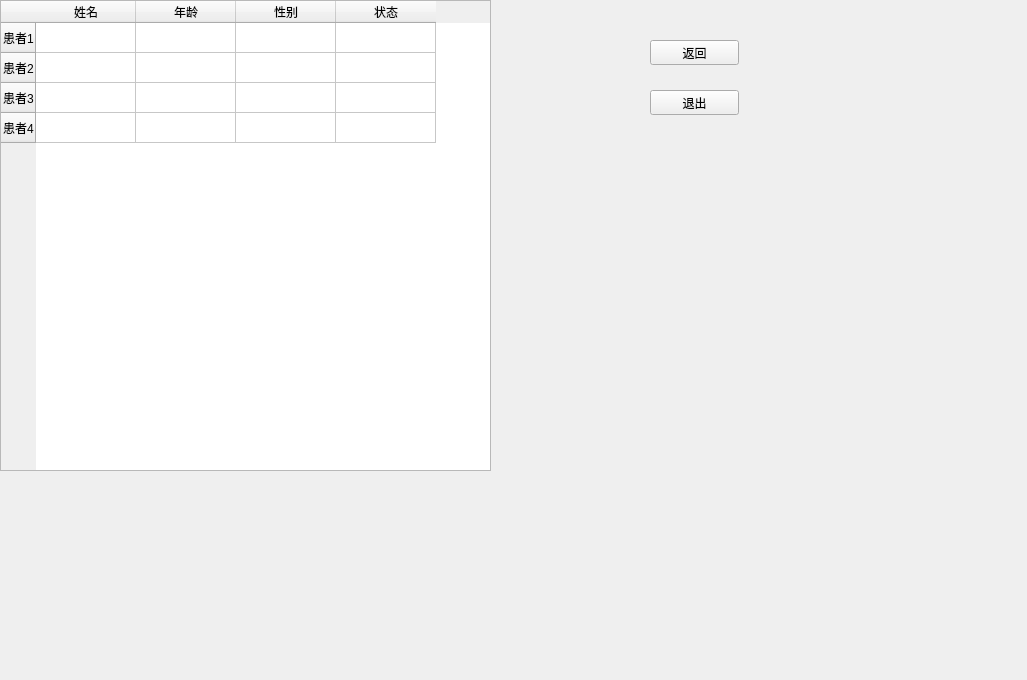
<?xml version="1.0" encoding="UTF-8"?>
<ui version="4.0">
 <class>Form</class>
 <widget class="QWidget" name="Form">
  <property name="geometry">
   <rect>
    <x>0</x>
    <y>0</y>
    <width>1027</width>
    <height>680</height>
   </rect>
  </property>
  <property name="windowTitle">
   <string>Form</string>
  </property>
  <widget class="QTableWidget" name="tableWidget">
   <property name="geometry">
    <rect>
     <x>0</x>
     <y>0</y>
     <width>491</width>
     <height>471</height>
    </rect>
   </property>
   <row>
    <property name="text">
     <string>患者1</string>
    </property>
   </row>
   <row>
    <property name="text">
     <string>患者2</string>
    </property>
   </row>
   <row>
    <property name="text">
     <string>患者3</string>
    </property>
   </row>
   <row>
    <property name="text">
     <string>患者4</string>
    </property>
   </row>
   <column>
    <property name="text">
     <string>姓名</string>
    </property>
   </column>
   <column>
    <property name="text">
     <string>年龄</string>
    </property>
   </column>
   <column>
    <property name="text">
     <string>性别</string>
    </property>
   </column>
   <column>
    <property name="text">
     <string>状态</string>
    </property>
   </column>
  </widget>
  <widget class="QPushButton" name="pushButton">
   <property name="geometry">
    <rect>
     <x>650</x>
     <y>40</y>
     <width>89</width>
     <height>25</height>
    </rect>
   </property>
   <property name="text">
    <string>返回</string>
   </property>
  </widget>
  <widget class="QPushButton" name="pushButton_2">
   <property name="geometry">
    <rect>
     <x>650</x>
     <y>90</y>
     <width>89</width>
     <height>25</height>
    </rect>
   </property>
   <property name="text">
    <string>退出</string>
   </property>
  </widget>
 </widget>
 <resources/>
 <connections/>
</ui>
